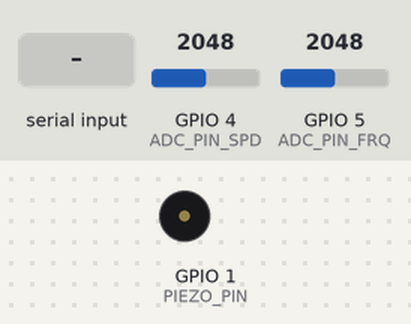
The sketch below on a simulated ESP32. Parts: buzzer (waves = sounding). Inputs (shaded band) come from the test bench; at power-on: GPIO 4 (ADC_PIN_SPD) = 2048, GPIO 5 (ADC_PIN_FRQ) = 2048 (analog values on the 0–4095 scale). What the sketch prints to the serial monitor is not drawn.

Above: at 1.2 s.
1.3 s: "1" received over Serial
2.9 s: GPIO 4 (ADC_PIN_SPD) set to 2866
4.5 s: GPIO 4 (ADC_PIN_SPD) set to 3603
Timing chart, 0 to 7.5 s (numbered marks = the images above; inputs shaded):
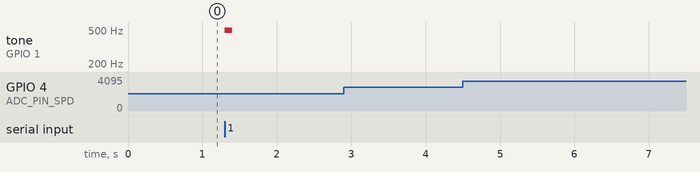

Measured:
- after the input at 1.3 s, tone on GPIO 1 (PIEZO_PIN): silent → 496 Hz at once, → silent 0.10 s later
- after the input at 2.9 s, every drawn part: stays the same
- after the input at 4.5 s, every drawn part: stays the same

The sketch:

Sym_Whysel_SS6.ino
```cpp
const int PIEZO_PIN = 1;
const int ADC_PIN_SPD = 4;
const int ADC_PIN_FRQ = 5;
const int RES_PWM = 12;   // resolution of PWM duty cycle, 12 is max value

int pulseWidth = 127;     // 8-bit 0-255 range, 127 is 50% Duty Cycle
float frequency = 440;
unsigned long noteTime = 100; // how long we're holding the note

char inByte;
int adcRead;

void setup() {
  {
    Serial.begin(115200);
    ledcAttach(PIEZO_PIN, frequency, RES_PWM);
    pinMode(ADC_PIN_SPD, INPUT);
    pinMode(ADC_PIN_FRQ, INPUT);
    analogReadResolution(8); // 0-255
  }
}

void loop() {
  frequency = map(analogRead(ADC_PIN_FRQ), 0, 255, 110, 880 );
  readSerial();
  Serial.write(analogRead(ADC_PIN_SPD));
}

void readSerial() {
  if(Serial.available()) {
    inByte = Serial.read();

    switch (inByte) {
      case '1': {
        ledcWriteTone(PIEZO_PIN, frequency);
        ledcWrite(PIEZO_PIN, pulseWidth);

        unsigned long lastTime = millis();
        while(millis() - lastTime < noteTime);

        ledcWrite(PIEZO_PIN, 0);
        break;
      }

      default:
        ledcWrite(PIEZO_PIN, 0);
        break;
    }
  }
}
```
